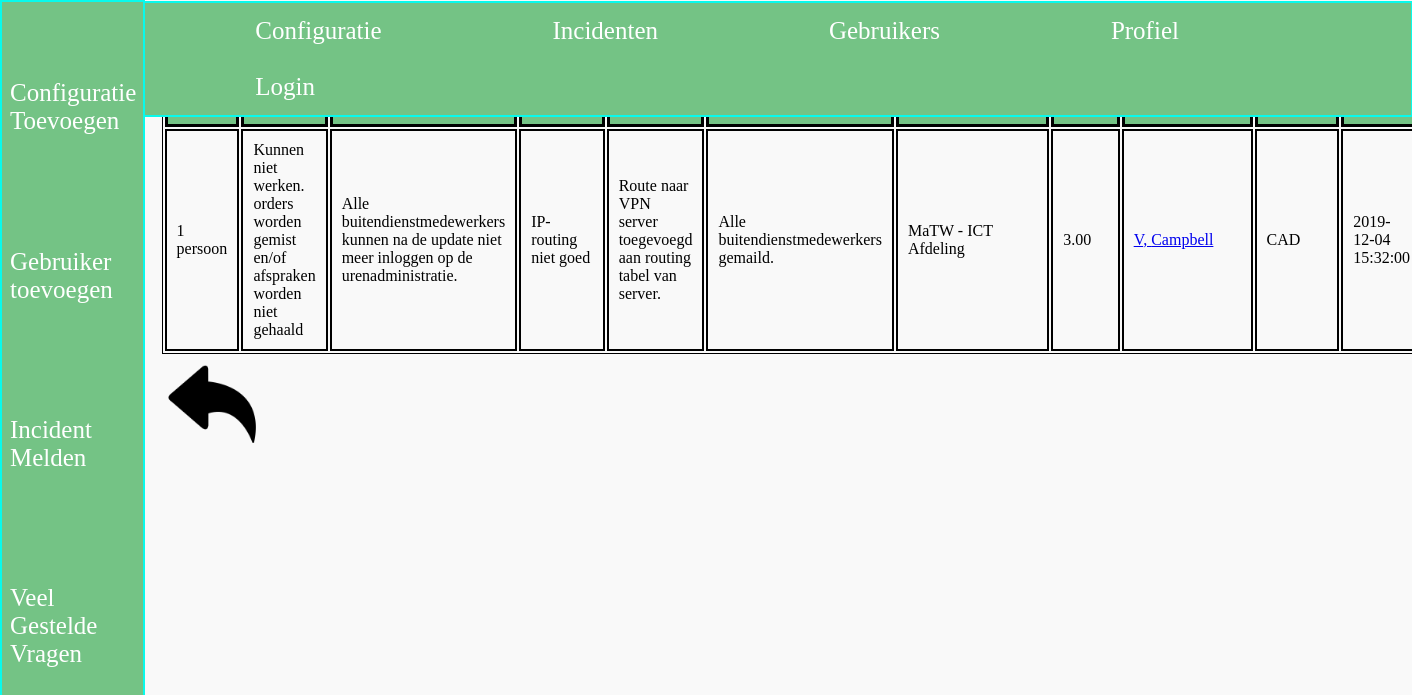
The page /php/incidentdetails.php?incidentID=9 on the database as committed earlier.
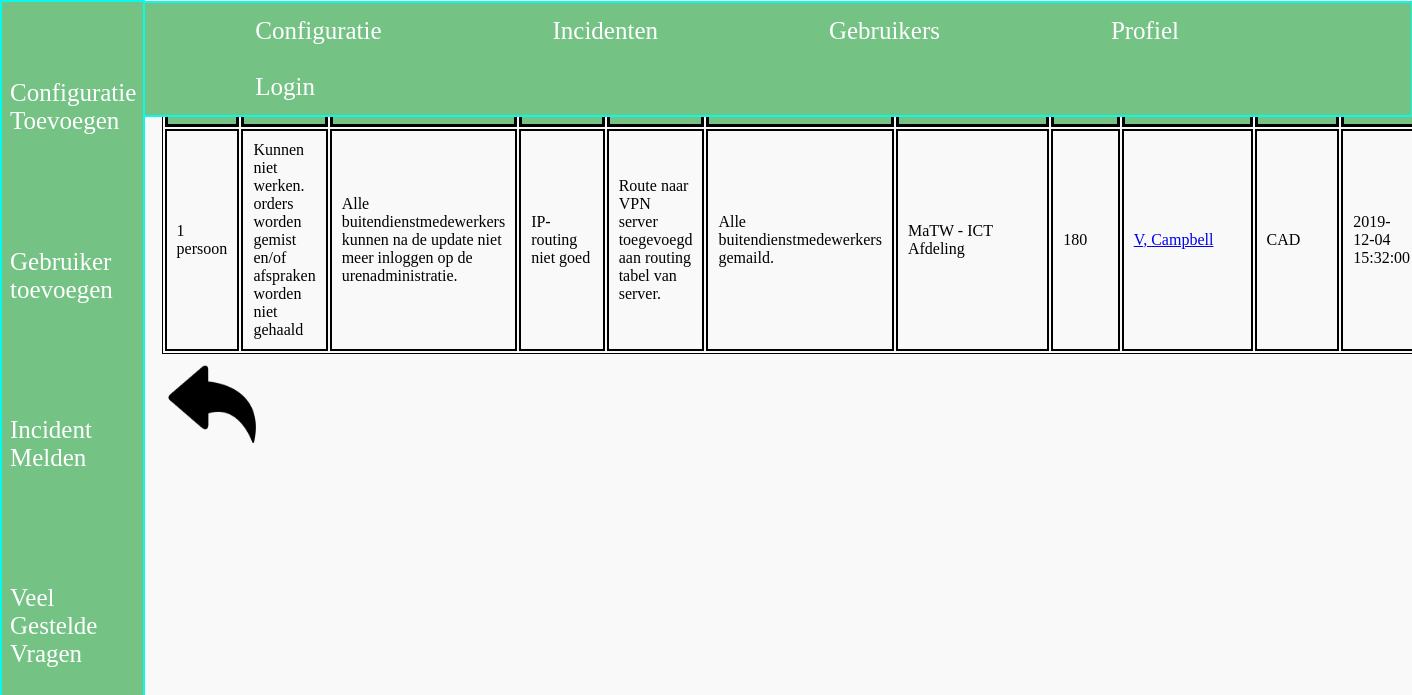
The same page on the database as committed later.
### tables this page shows
CREATE TABLE `incident` (
  `incidentID` int(11) NOT NULL,
  `statusID` int(11) DEFAULT NULL,
  `description` varchar(255) DEFAULT NULL,
  `shortDescription` varchar(255) DEFAULT NULL,
  `impact` int(3) DEFAULT NULL,
  `time` int(4) DEFAULT NULL,
  `responsibleID` int(11) DEFAULT NULL,
  `cause` varchar(255) DEFAULT NULL,
  `solution` varchar(255) DEFAULT NULL,
  `feedback` varchar(255) DEFAULT NULL,
  `date` timestamp NULL DEFAULT CURRENT_TIMESTAMP,
  `type` int(3) DEFAULT NULL
);

CREATE TABLE `status` (
  `statusID` int(11) NOT NULL,
  `statusName` varchar(255) DEFAULT NULL,
  `statusImpact` varchar(3) DEFAULT NULL,
  `urgency` varchar(50) DEFAULT NULL
);

CREATE TABLE `responsible` (
  `responsibleID` int(11) NOT NULL,
  `responsibleName` varchar(50) DEFAULT NULL
);

CREATE TABLE `user` (
  `userID` int(11) NOT NULL,
  `initials` varchar(1) DEFAULT NULL,
  `surname` varchar(50) DEFAULT NULL,
  `middleName` varchar(50) DEFAULT NULL,
  `departmentID` int(11) DEFAULT NULL,
  `interncell` varchar(3) DEFAULT NULL,
  `sex` int(3) DEFAULT NULL,
  `email` varchar(80) DEFAULT NULL,
  `password` varchar(50) DEFAULT NULL,
  `userType` int(3) DEFAULT NULL
);

CREATE TABLE `departments` (
  `departmentID` int(11) NOT NULL,
  `departmentName` varchar(50) DEFAULT NULL,
  `location` int(3) DEFAULT NULL
);

### php/incidentdetails.php (the view, shortened to what this page needs)
<?php
$servername = "localhost";
$username = "root";
$password = "";
$dbname = "twente";
$conn = mysqli_connect($servername, $username, $password, $dbname);
$id = $_GET["incidentID"];
$sql = "SELECT status.statusName, incident.description, incident.impact, incident.time, responsible.responsibleName, incident.cause, incident.solution, incident.feedback, incident.date, user.userID, user.initials, user.middleName, user.surname, departments.departmentName,departments.location, status.statusName, status.statusImpact, status.urgency FROM incident INNER JOIN user2incident ON incident.incidentID = user2incident.incidentID INNER JOIN user ON user2incident.userID = user.userID INNER JOIN departments ON user.departmentID = departments.departmentID INNER JOIN responsible ON incident.responsibleID = responsible.responsibleID INNER JOIN status ON incident.statusID = status.statusID WHERE incident.incidentID = $id";
$result = mysqli_query($conn,$sql);
?>
<!doctype html>
<html lang="nl">
<?php include('../include/header.php');?>
<body>
	<?php include('../include/navigatie.php');?>
<br>
<br>
<br>
	<div class=table>
	<table class="incidentenDetails" name="incidentenDetails">
	<tr>
	  <th> Impact </th>
    <th> Status </th>
		<th> Omschrijving</th>
		<th> Oorzaak </th>
		<th> Oplossing</th>
    <th> Feedback </th>
    <th> Verantwoordelijke </th>
		<th> Tijd (uren)</th>
		<th> Incidentmelder </th>
	 <th> Afdeling </th>
   <th> Datum </th>
	</tr>
  <?php
  if (mysqli_num_rows($result) == 1){
    while($row = mysqli_fetch_assoc($result)){
      $personen = "personen";
      if ($row["impact"] == 1) {
      $personen = " persoon ";
    } else {
      $personen = " personen ";
};
      echo "<tr><td>".$row["impact"].$personen."</td>
      <td>".$row["statusName"]."</td>
      <td>".$row["description"]."</td>
      <td>".$row["cause"]."</td>
      <td>".$row["solution"]."</td>
      <td>".$row["feedback"]."</td>
      <td>".$row["responsibleName"]."</td>
      <td>".$row["time"]."</td>
      <td><a href='gebruikerdetails.php?userID=".$row["userID"]."'>".$row["initials"].", ".$row["surname"]."</td>
      <td>".$row["departmentName"]."</td>
      <td>".$row["date"]."</td>
      </tr>";
    }
  }
  else{
    echo "Error";
  }
  ?>
</table>
<a href="incidenten.php"> <img class= 'return' src=../img/return.png> </a>
</div>
	</body>
</html>

### include/header.php (shortened to what this page needs)
<head>
	<link rel="stylesheet" href="../css/style.css">
	<link rel="stylesheet" href="../css/navigatie.css">
</head>

### include/navigatie.php
<div class="topnav">
	<a href="configuraties.php">Configuratie</a>
    <a href="incidenten.php">Incidenten</a>
	<a href="gebruikers.php">Gebruikers</a>
	<a href="profiel.php">Profiel</a>
	<a href="index.php">Login</a>
</div>
<div class="sidenav">
	<a href="configuratietoevoegen.php">Configuratie Toevoegen</a>
	<a href="gebruikertoevoegen.php">Gebruiker toevoegen</a>
	<a href="incidentmeld.php">Incident Melden</a>
	<a href="faq.php">Veel Gestelde Vragen</a>
</div>

### css/style.css (style rules this page uses)
html { font-family:Century Gothic; height:100%; width:100%; background:#f9f9f9; }
div.table { margin-left:11%; margin-bottom: 5%; }
table.incidentenDetails { border: 1px solid black; color: black; width: 100%; overflow:auto; }
th { border: 3px solid black; padding: 10px; background-color:#74c385; }
td { border: 2px solid black; padding: 10px; }
img.return { max-height: 100px; max-width: 100px; }

### css/navigatie.css (style rules this page uses)
.topnav { width:92.8%; border-top: 2px solid #08faec; border-right: 2px solid #08faec; border-left: 2px solid #08faec; border-bottom: 2px solid #08faec; margin-top:-0.53%; margin-left:-0.6%; overflow: hidden; background-color:#74c385; padding-left: 7%; font-family: 'lemonMilk'; position: fixed; }
.topnav a { padding: 6px 4px 0px 16px; margin-left: 10.6%; float: left; color: white; text-align: center; padding: 14px 16px; text-decoration: none; font-size: 25px; }
.sidenav { border-top: 2px solid #08faec; border-right: 2px solid #08faec; border-left: 2px solid #08faec; border-bottom: 2px solid #08faec; height: auto; width: auto; max-width: 10%; min-height: 100%; top: 0; left: 0; position: fixed; background-color: #74c385; margin-top:auto; text-overflow: ellipsis; font-family: 'lemonMilk'; }
.sidenav a { margin-top:30%; padding: 35px 8px 35px 8px; text-decoration: none; font-size: 25px; color: white; display: block; }

Rows that differ between the two databases and show on the page:
changed incident "persoon": time "3.00" → "180"
